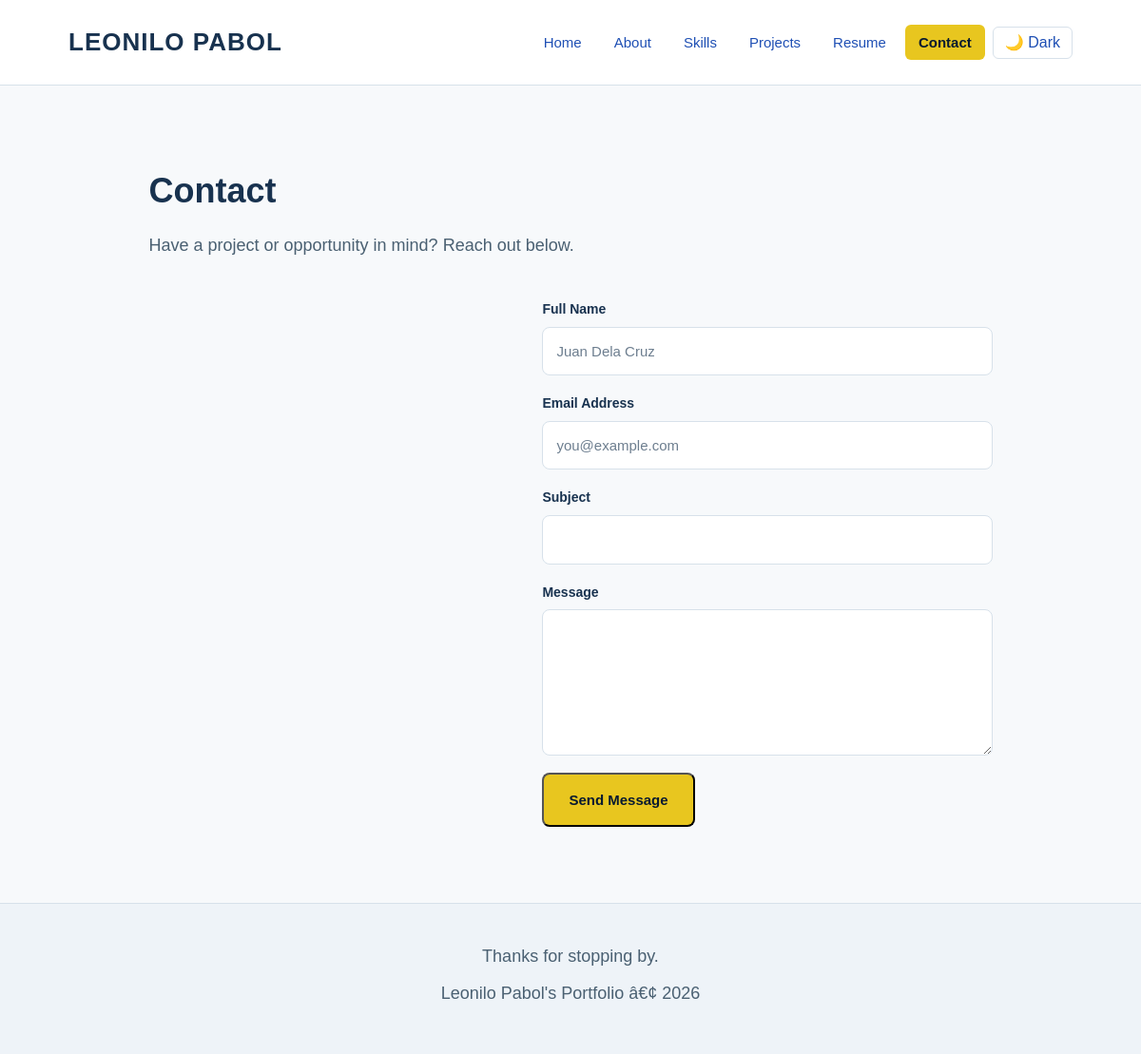
The app's page /contact.php, older data.
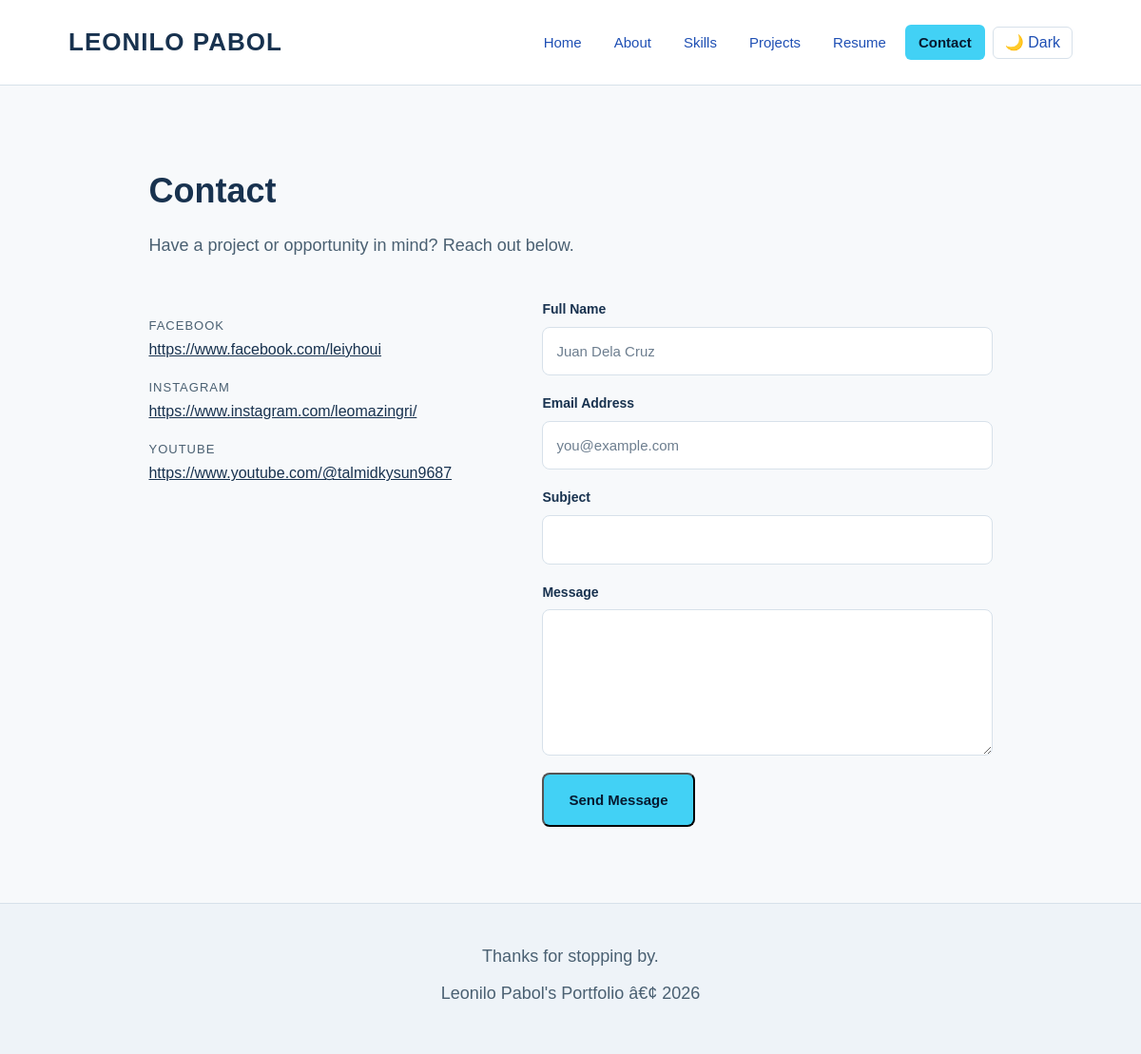
The same page, newer data.
### tables this page shows
CREATE TABLE `settings` (
  `id` tinyint(3) unsigned NOT NULL DEFAULT 1,
  `website_title` varchar(150) NOT NULL DEFAULT 'Leonilo Pabol',
  `logo_path` varchar(255) DEFAULT NULL,
  `appearance_color` char(7) NOT NULL DEFAULT '#e8c61f',
  PRIMARY KEY (`id`)
);

CREATE TABLE `profile` (
  `id` int(11) NOT NULL AUTO_INCREMENT,
  `full_name` varchar(100) NOT NULL,
  `tagline` varchar(150) NOT NULL,
  `introduction` text NOT NULL,
  `email` varchar(254) DEFAULT NULL,
  `phone_number` varchar(50) DEFAULT NULL,
  `location` varchar(150) DEFAULT NULL,
  `profile_image` varchar(255) DEFAULT NULL,
  `facebook_url` varchar(255) DEFAULT NULL,
  `youtube_url` varchar(255) DEFAULT NULL,
  `instagram_url` varchar(255) DEFAULT NULL,
  `updated_at` timestamp NOT NULL DEFAULT current_timestamp() ON UPDATE current_timestamp(),
  PRIMARY KEY (`id`)
);

### includes/site_settings.php (called while the page is built, shortened)
<?php
function isSafeHttpUrl(string $url): bool {
    if ($url === "" || filter_var($url, FILTER_VALIDATE_URL) === false) {
        return false;
    }
    $parts = parse_url($url);
    return is_array($parts) &&
        isset($parts["scheme"], $parts["host"]) &&
        in_array(strtolower($parts["scheme"]), ["http", "https"], true) &&
        !isset($parts["user"]) &&
        !isset($parts["pass"]);
}
function validateWebsiteLogoPath(string $path): bool {
    if ($path === "") {
        return true;
    }
    return !preg_match('#(^|/)\.\.?(/|$)#', $path);
}
function getWebsiteSettings(PDO $pdo): array {
    $defaults = [
        "website_title" => "Leonilo Pabol",
        "logo_path" => "",
        "appearance_color" => "#e8c61f"
    ];
    try {
        $stmt = $pdo->prepare(
            "SELECT website_title, logo_path, appearance_color
             FROM settings
             WHERE id = ?"
        );
        $stmt->execute([1]);
        $settings = $stmt->fetch();
    } catch (Throwable $error) {
        return $defaults;
    }
    if (!$settings) {
        return $defaults;
    }
    $websiteTitle = trim((string) ($settings["website_title"] ?? ""));
    $logoPath = trim((string) ($settings["logo_path"] ?? ""));
    $appearanceColor = (string) ($settings["appearance_color"] ?? "");
    return [
        "website_title" => $websiteTitle !== "" ? $websiteTitle : $defaults["website_title"],
        "logo_path" => validateWebsiteLogoPath($logoPath) ? $logoPath : "",
        "appearance_color" => preg_match('/^#[0-9A-Fa-f]{6}$/D', $appearanceColor)
            ? $appearanceColor
            : $defaults["appearance_color"]
    ];
}

### contact.php (the view, shortened to what the changed rows need)
<?php
require_once __DIR__ . '/includes/site_settings.php';
$websiteSettings = getWebsiteSettings($pdo);
$contactProfile = [];
try {
    $profileStmt = $pdo->query(
        "SELECT email, phone_number, location, facebook_url, youtube_url, instagram_url
         FROM profile
         LIMIT 1"
    );
    $contactProfile = $profileStmt->fetch() ?: [];
} catch (Throwable $error) {
}
?>
<!DOCTYPE html>
<html lang="en">
<head>
<link rel="stylesheet" href="css/style.css">
</head>
<body>
<header>
  <a href="index.php" class="brand"><?php if ($websiteSettings['logo_path'] !== ''): ?><img src="<?= htmlspecialchars($websiteSettings['logo_path'], ENT_QUOTES, 'UTF-8') ?>" alt="<?= htmlspecialchars($websiteSettings['website_title'], ENT_QUOTES, 'UTF-8') ?>" style="max-height:52px;max-width:220px;width:auto;object-fit:contain;"><?php else: ?><?= htmlspecialchars(strtoupper($websiteSettings['website_title']), ENT_QUOTES, 'UTF-8') ?><?php endif; ?></a>
  <div class="navbar">
    <ul class="nav-links">
    </ul>
    <button class="theme-toggle" aria-label="Toggle dark mode">ðŸŒ™ Dark</button>
  </div>
</header>
<section class="section">
  <div class="wrap">
    <h1 class="section-title">Contact</h1>
    <div class="contact-grid">
      <div class="contact-info">
        <ul>
          <?php foreach ([
              'Facebook' => $contactProfile['facebook_url'] ?? '',
              'Instagram' => $contactProfile['instagram_url'] ?? '',
              'YouTube' => $contactProfile['youtube_url'] ?? ''
          ] as $socialLabel => $socialUrl): ?>
            <?php if (isSafeHttpUrl((string) $socialUrl)): ?>
              <li><span class="label"><?= htmlspecialchars($socialLabel, ENT_QUOTES, 'UTF-8') ?></span> <a href="<?= htmlspecialchars($socialUrl, ENT_QUOTES, 'UTF-8') ?>" target="_blank" rel="noopener"><?= htmlspecialchars($socialUrl, ENT_QUOTES, 'UTF-8') ?></a></li>
            <?php endif; ?>
          <?php endforeach; ?>
        </ul>
      </div>
    </div>
  </div>
</section>
</body>
</html>

Row changes from the older to the newer data that the page shows:
added settings: website_title "LEONILO PABOL"
added profile: facebook_url "https://www.facebook.com/leiyhoui", instagram_url "https://www.instagram.com/leomazingri/", youtube_url "https://www.youtube.com/@talmidkysun9687"
Text that changed along with them:
$websiteSettings['website_title']: "LEONILO PABOL" → (not shown)
new list line: "FACEBOOK"
new list line: "INSTAGRAM"
new list line: "YOUTUBE"
